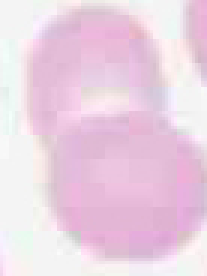
%> input picture rbc_n_img/rbc_n1.jpg, 69 x 92 px (shown 3 times larger)
$ octave --eval "result = Gabor_filt(imread('rbc_n_img/rbc_n1.jpg'));"   (GNU Octave 9; MATLAB toolbox functions it lacks are replaced by stand-ins)
%> lines starting %> are read from the running program, lines starting %| are printed output that depends on the picture
function gb=Gabor_filt(image)
[m,n]=size(image);
%> m = 92; n = 207
gb=[m,n];
%> gb = [92 207]
gb=uint8(gb);
image=im2double(image);
gb=im2double(gb);
%> gb = [0.361 0.812]
figure(1);
imshow(image);
title('Input Image');
%Gabor filter size 7x7 and orientation 90 degree
%declare the variables
gamma=0.3; %aspect ratio
psi=0; %phase
theta=30; %orientation
bw=2.8; %bandwidth or effective width
lambda=3.5; % wavelength
pi=180;

for x=1:m
              for y=1:n
                    x_theta=image(x,y)*cos(theta)+image(x,y)*sin(theta);
                    y_theta=-image(x,y)*sin(theta)+image(x,y)*cos(theta);
                    disp(x_theta);
                    gb(x,y)= exp(-(x_theta.^2/2*bw^2+ gamma^2*y_theta.^2/2*bw^2))*cos(2*pi/lambda*x_theta+psi);
                    %disp(gb);
              end
end
%> this loop made 92 passes
%> (printed output is left out)
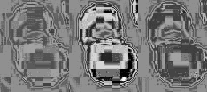
%> gb: size 92x207 double; min -0.213, max 0.251, mean 0.00687; drawn with min black and max white
figure(2);
imshow(gb);
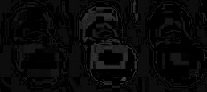
%> displayed picture: size 92x207, on the screen's scale of 0 to 255; min 0, max 64, mean 8.7
title('filtered image');
end

$ run again, on rbc_n_img/rbc_n10.jpg
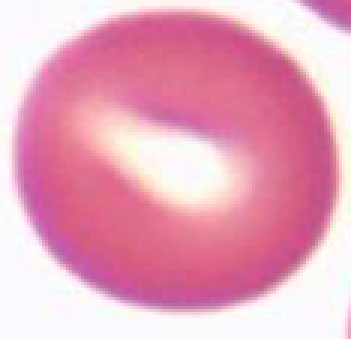
%> input picture rbc_n_img/rbc_n10.jpg, 117 x 113 px (shown 3 times larger)
%> the loop in Gabor_filt, `for x=1:m` made 113 passes
%> (printed output is left out)
%> after the loop in Gabor_filt, `for x=1:m`:
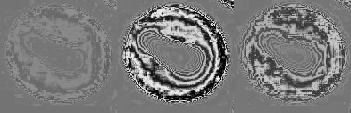
%> gb: size 113x351 double; min -0.708, max 0.756, mean -0.00859; drawn with min black and max white
%> in Gabor_filt, `imshow(gb);`:
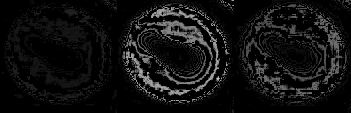
%> displayed picture: size 113x351, on the screen's scale of 0 to 255; min 0, max 193, mean 16.7

$ run again, on rbc_n_img/rbc_n11.jpg
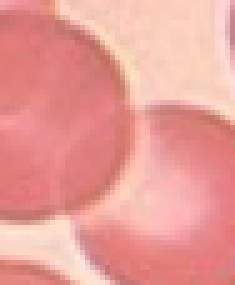
%> input picture rbc_n_img/rbc_n11.jpg, 47 x 57 px (shown 5 times larger)
%> the loop in Gabor_filt, `for x=1:m` made 57 passes
%> (printed output is left out)
%> after the loop in Gabor_filt, `for x=1:m`:
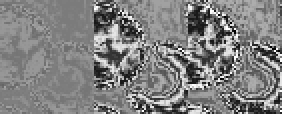
%> gb: size 57x141 double (shown 2 times larger); min -0.593, max 0.541, mean -0.0169; drawn with min black and max white
%> in Gabor_filt, `imshow(gb);`:
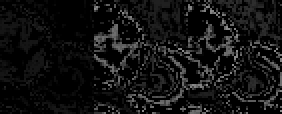
%> displayed picture: size 57x141, on the screen's scale of 0 to 255 (shown 2 times larger); min 0, max 138, mean 17.8
